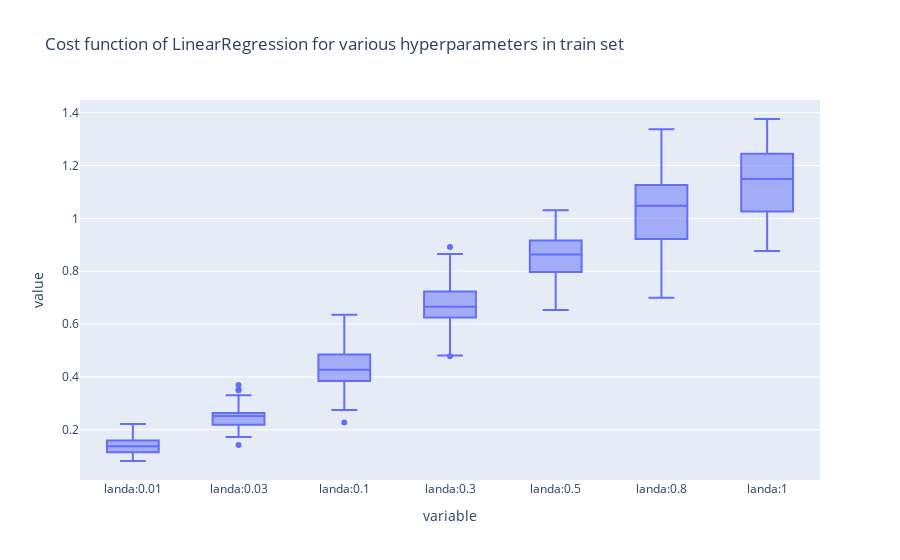

Notebook code for this chart:
### Code cell
px.box(pd.DataFrame(train_cv), title='Cost function of LinearRegression for various hyperparameters in train set')

### Figure 1 — Plotly figure (JSON) as saved in the notebook; plotly's stock layout.template omitted (floating-point values rounded to 4 significant figures; data arrays with more than 128 entries replaced by an {"elided": "..."} marker saying what was removed)
{"data": [{"alignmentgroup": "True", "hovertemplate": "variable=%{x}<br>value=%{y}<extra></extra>", "legendgroup": "", "marker": {"color": "#636efa"}, "name": "", "notched": false, "offsetgroup": "", "orientation": "v", "showlegend": false, "type": "box", "x": {"elided": "350 str values"}, "x0": " ", "xaxis": "x", "y": {"elided": "350 float values"}, "y0": " ", "yaxis": "y"}], "layout": {"boxmode": "group", "legend": {"tracegroupgap": 0}, "title": {"text": "Cost function of LinearRegression for various hyperparameters in train set"}, "xaxis": {"anchor": "y", "domain": [0, 1], "title": {"text": "variable"}}, "yaxis": {"anchor": "x", "domain": [0, 1], "title": {"text": "value"}}}}
